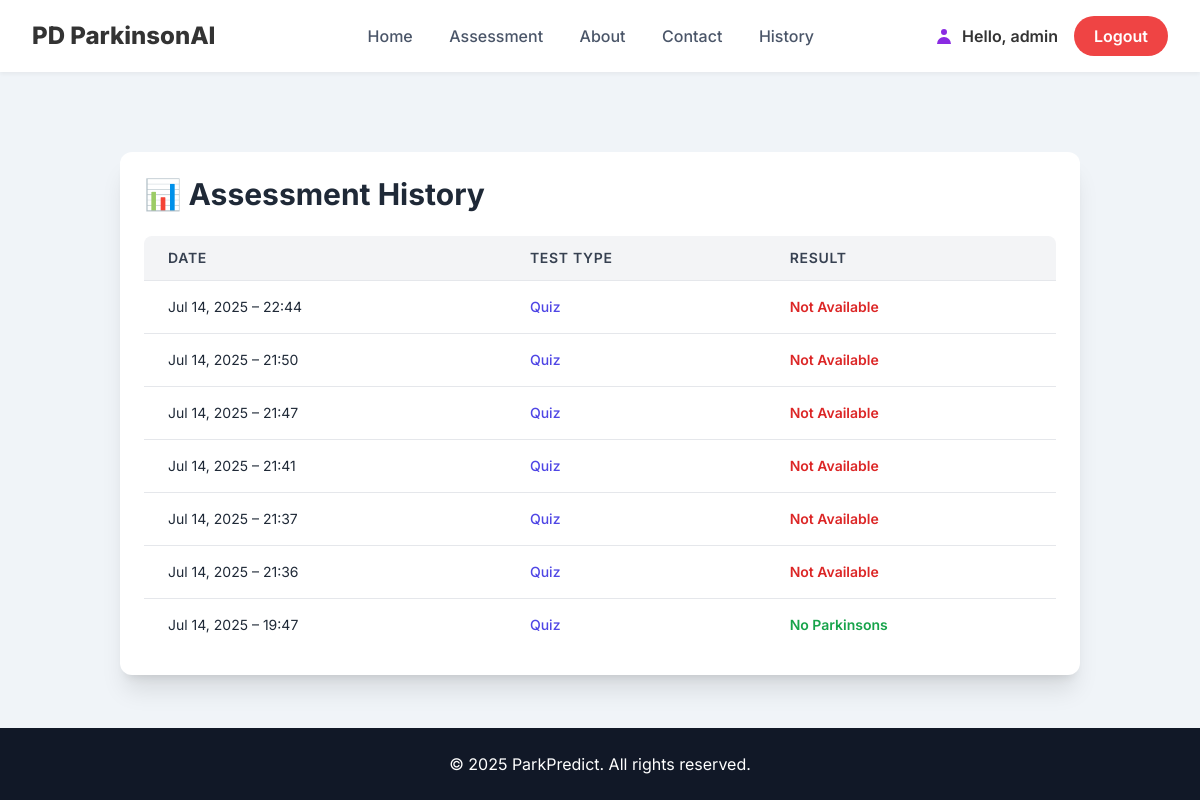
The page /history/ (signed in) on the database as committed earlier.
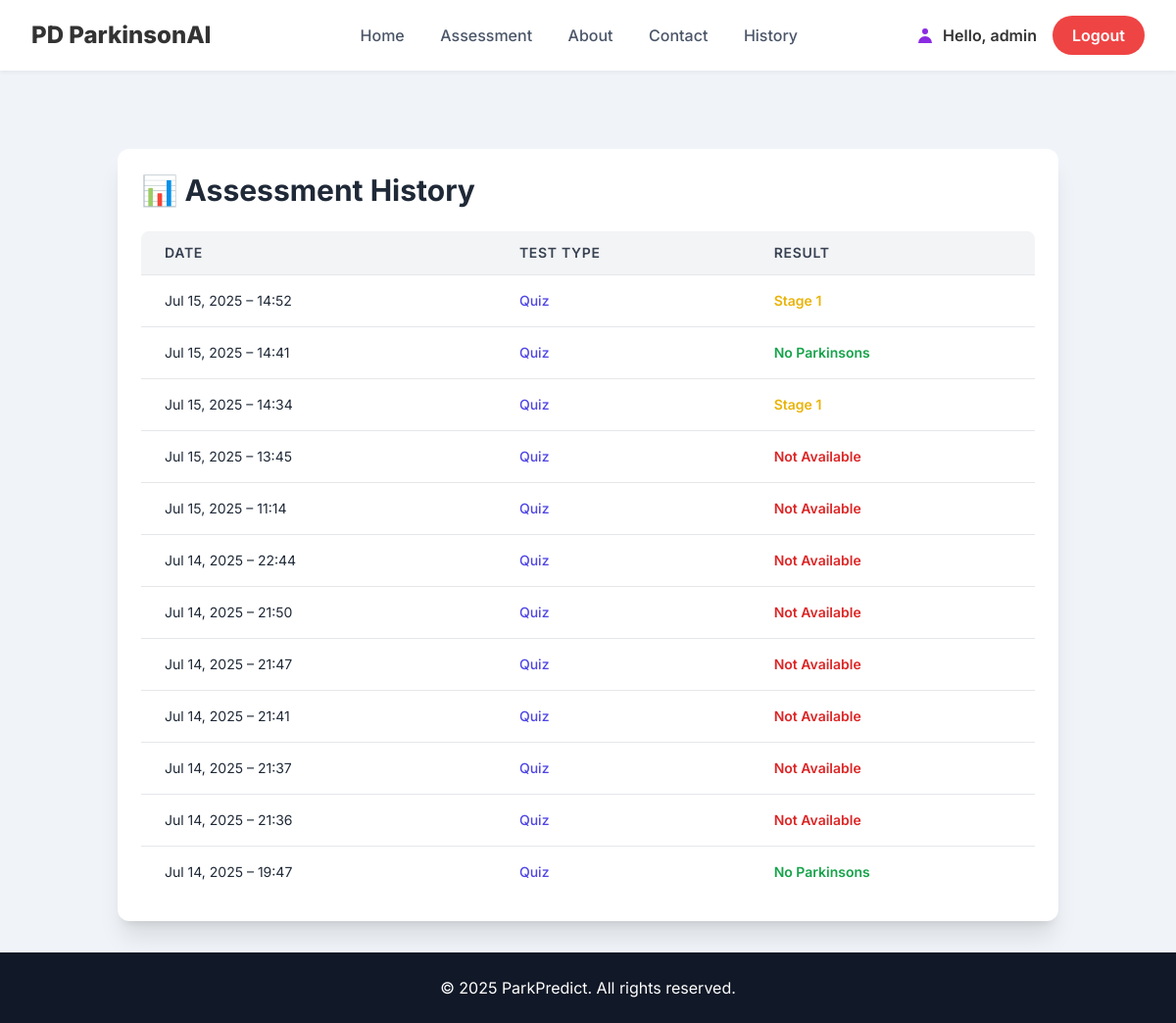
The same page on the database as committed later.
### detection_app/models.py (models this page shows, shortened)
class AssessmentResult(models.Model):
    user = models.ForeignKey(User, on_delete=models.CASCADE)
    q1 = models.IntegerField()
    q2 = models.IntegerField()
    q3 = models.IntegerField()
    q4 = models.IntegerField()
    q5 = models.IntegerField()
    q6 = models.IntegerField()
    q7 = models.IntegerField()
    q8 = models.IntegerField()
    q9 = models.IntegerField()
    q10 = models.IntegerField()
    q11 = models.IntegerField()
    q12 = models.IntegerField()
    q13 = models.IntegerField()
    q14 = models.IntegerField()
    q15 = models.IntegerField()
    q16 = models.IntegerField()
    q17 = models.IntegerField()
    q18 = models.IntegerField()
    q19 = models.IntegerField()
    q20 = models.IntegerField()
    predicted_stage = models.CharField(max_length=50)
    main_message = models.TextField()
    stage_description = models.TextField()
    doctor_type = models.CharField(max_length=100)
    consolation_message = models.TextField()
    created_at = models.DateTimeField(auto_now_add=True)
    from django.db import models

### detection_app/views.py (the view)
# urls.py: path('history/', views.history_view, name='history'),
@login_required
def history_view(request):
    result_history = AssessmentResult.objects.filter(user=request.user)
    manual_history = AssessmentHistory.objects.filter(user=request.user)
    combined = sorted(chain(result_history, manual_history), key=attrgetter('created_at'), reverse=True)
    return render(request, 'detection_app/assessment_history.html', {'histories': combined})

### detection_app/templates/detection_app/assessment_history.html
{% extends 'detection_app/base.html' %}
{% block content %}
<div class="max-w-5xl mx-auto mt-12 px-4 sm:px-6 lg:px-8">
  <div class="bg-white shadow-xl rounded-xl p-6">
    <h2 class="text-3xl font-bold text-gray-800 mb-6">📊 Assessment History</h2>
    <div class="overflow-x-auto rounded-lg">
      <table class="min-w-full divide-y divide-gray-200">
        <thead class="bg-gray-100">
          <tr>
            <th class="px-6 py-3 text-left text-sm font-semibold text-gray-700 uppercase tracking-wider">Date</th>
            <th class="px-6 py-3 text-left text-sm font-semibold text-gray-700 uppercase tracking-wider">Test Type</th>
            <th class="px-6 py-3 text-left text-sm font-semibold text-gray-700 uppercase tracking-wider">Result</th>
          </tr>
        </thead>
        <tbody class="bg-white divide-y divide-gray-200">
          {% for history in histories %}
          <tr class="hover:bg-gray-50 transition">
            <td class="px-6 py-4 whitespace-nowrap text-sm text-gray-800">
              {{ history.created_at|date:"M d, Y – H:i" }}
            </td>
            <td class="px-6 py-4 whitespace-nowrap text-sm text-indigo-600 font-medium">
              Quiz
            </td>
            <td class="px-6 py-4 whitespace-nowrap text-sm font-semibold
                {% if history.predicted_stage == 'Healthy' or 'No Parkinson' in history.predicted_stage %}
                  text-green-600
                {% elif 'Stage 1' in history.predicted_stage %}
                  text-yellow-500
                {% else %}
                  text-red-600
                {% endif %}">
              {{ history.predicted_stage }}
            </td>
          </tr>
          {% empty %}
          <tr>
            <td colspan="3" class="px-6 py-4 text-center text-sm text-gray-500">No assessments yet.</td>
          </tr>
          {% endfor %}
        </tbody>
      </table>
    </div>
  </div>
</div>
{% endblock %}

### detection_app/templates/detection_app/base.html (shortened to what this page needs)
{% load static %}
<!DOCTYPE html>
<html lang="en">
<head>
    <script src="https://cdn.tailwindcss.com"></script>
</head>
<body class="antialiased">
    <header class="navbar">
        <div class="navbar-brand">PD ParkinsonAI</div>
        <nav class="navbar-links">
            <a href="{% url 'home' %}" class="font-bold text-purple-700">Home</a>
            <a href="{% url 'spiral_detection' %}">Assessment</a>
            <a href="#">About</a>
            <a href="#">Contact</a>
            <a href="{% url 'assessment_history' %}">History</a>
        </nav>
        <div class="navbar-auth">
            {% if user.is_authenticated %}
                <div class="user-info">
                    <svg xmlns="http://www.w3.org/2000/svg" class="h-5 w-5 user-icon" viewBox="0 0 20 20" fill="currentColor">
                        <path fill-rule="evenodd" d="M10 9a3 3 0 100-6 3 3 0 000 6zm-7 9a7 7 0 1114 0H3z" clip-rule="evenodd" />
                    </svg>
                    <span>Hello, {{ user.username }}</span>
                </div>
                <a href="{% url 'logout' %}" class="logout-btn">Logout</a>
            {% endif %}
        </div>
    </header>
    <main class="flex-grow px-6 py-8">
        {% block content %}{% endblock %}
    </main>
    <footer class="bg-gray-900 text-white py-6 text-center">
        &copy; 2025 ParkPredict. All rights reserved.
    </footer>
</body>
</html>

### detection_app/templates/detection_app/base.html (style rules this page uses)
body { font-family: 'Inter', sans-serif; background-color: #f0f4f8; color: #333; min-height: 100vh; display: flex; flex-direction: column; overflow-x: hidden; }
.navbar { display: flex; justify-content: space-between; align-items: center; padding: 1rem 2rem; background-color: #ffffff; box-shadow: 0 2px 4px rgba(0, 0, 0, 0.05); }
.navbar-brand { font-size: 1.5rem; font-weight: 800; color: #333; }
.navbar-links a { color: #4a5568; font-weight: 500; margin-left: 2rem; transition: color 0.3s ease; }
.navbar-auth { display: flex; align-items: center; gap: 1rem; }
.user-info { display: flex; align-items: center; gap: 0.5rem; font-weight: 600; color: #333; }
.user-icon { font-size: 1.25rem; color: #8a2be2; }
.logout-btn { background-color: #ef4444; color: white; padding: 0.5rem 1.25rem; border-radius: 9999px; font-weight: 600; transition: background-color 0.3s ease; }

Rows that differ between the two databases and show on the page:
added AssessmentResult: created_at "Jul 15, 2025 – 14:52", predicted_stage "Stage 1"
added AssessmentResult: created_at "Jul 15, 2025 – 14:41", predicted_stage "No Parkinsons"
added AssessmentResult: created_at "Jul 15, 2025 – 14:34", predicted_stage "Stage 1"
added AssessmentResult: created_at "Jul 15, 2025 – 13:45", predicted_stage "Not Available"
added AssessmentResult: created_at "Jul 15, 2025 – 11:14", predicted_stage "Not Available"
